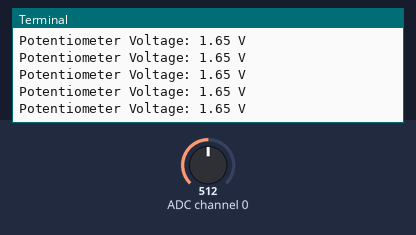
The program below on a simulated Raspberry Pi (BCM pin numbers). Parts: the last lines printed to the terminal. Inputs (shaded band) come from the test bench; at power-on: ADC channel 0 = 512 (analog values on the 0–1023 scale).

Above: at 1.2 s.
1.3 s: ADC channel 0 set to 716
At 2.3 s:
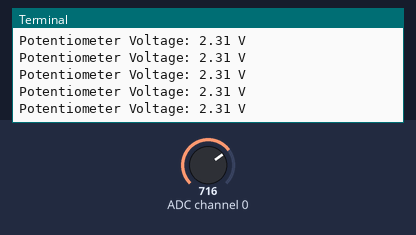
2.8 s: ADC channel 0 set to 900
At 3.8 s:
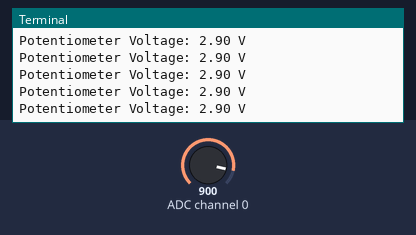
Timing chart, 0 to 5.5 s (numbered marks = the images above; inputs shaded):
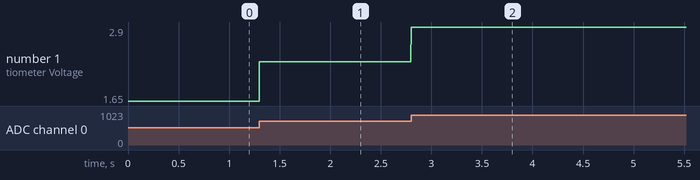

The program:

mcp3008.py
```python
from gpiozero import MCP3008

# Create an MCP3008 object on channel 0 (CH0)
pot = MCP3008(channel=0)

try:
    while True:
        voltage = pot.value * 3.3  # Convert from ratio (0.0 to 1.0) to voltage
        print(f"Potentiometer Voltage: {voltage:.2f} V")

except KeyboardInterrupt:
    print("Stopped by user")
```

Measured:
- after the input at 1.3 s, the terminal: prints a new line at once (image 1)
- after the input at 2.8 s, the terminal: prints a new line at once (image 2)
- plotted number 1: 1.65 → 2.31 after the input at 1.3 s, 2.31 → 2.9 after the input at 2.8 s
